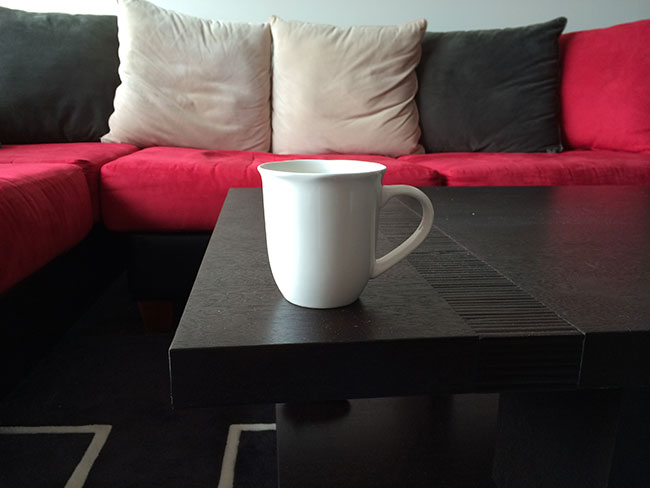
#> input picture OpenCV/4-1_OpenCV Tutorial/data/input image.jpg, 650 x 488 px
$ jupyter execute 'Final Exam.ipynb'   (shell and % lines are left out)
#> lines starting #> are read from the running program, lines starting #| are printed output that depends on the picture; after the words box and inside, x2 and y2 are one past the last pixel; in counts of white or black regions, pixels touching at a corner belong together; long printed decimals are rounded
[cell 1]
#============================================================================
# import packages
import cv2
import numpy as np
import imutils
import matplotlib.pylab as plt

[cell 2]
#============================================================================
# load data
src = cv2.imread('./data/input image.jpg', cv2.IMREAD_GRAYSCALE)
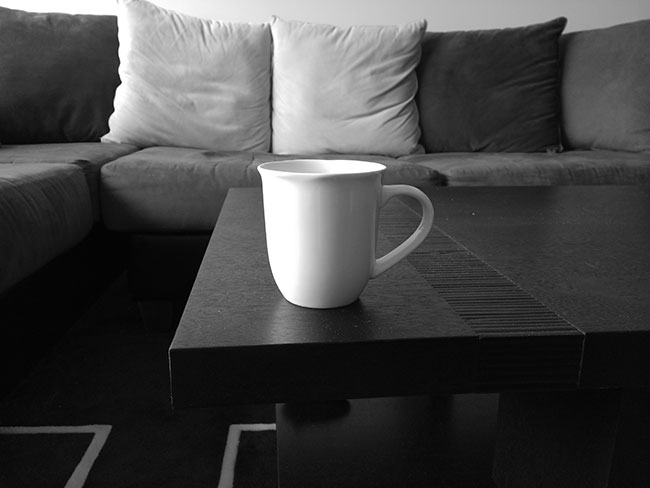
#> src: shape (488, 650); min 0, max 255, mean 69.1
tmp = cv2.imread('./data/template.jpg', cv2.IMREAD_GRAYSCALE)
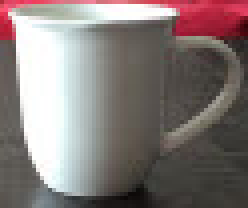
#> input picture OpenCV/4-1_OpenCV Tutorial/data/template.jpg, 62 x 52 px (shown 4 times larger)
#> tmp: shape (52, 62); min 8, max 255, mean 125.2
dst  = cv2.cvtColor(src, cv2.COLOR_GRAY2BGR)  # 출력 표시 영상

#============================================================================

blurred = cv2.GaussianBlur(dst,(3,3), 0.0)
canny = cv2.Canny(blurred, 80 , 250) #30 250
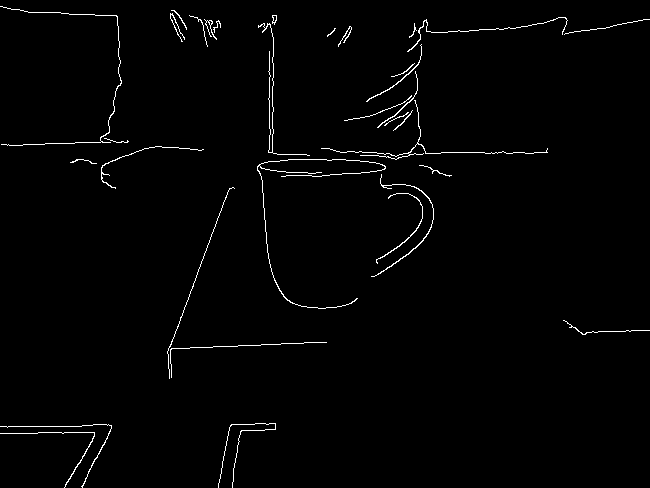
#> canny: shape (488, 650); 1.4% white in thin lines or dots
# canny = imutils.auto_canny(blurred)

#================================================================================

ret, labels, stats, centroids = cv2.connectedComponentsWithStats(canny)
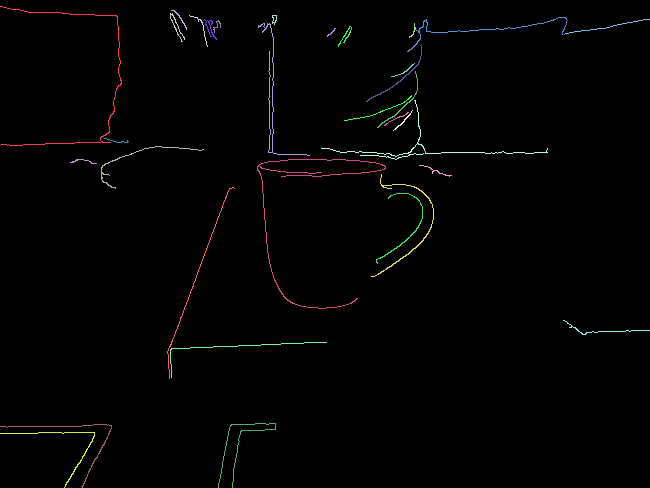
#> labels: shape (488, 650) int32; 34 distinct labels, from 0 to 33; one colour per label, 0 black
#> ret = 34; stats = 34 rows, first 6: [0, 0, 650, 488, 312884], [0, 6, 122, 140, 374], [171, 10, 16, 20, 35], [170, 13, 15, 29, 68], [189, 15, 19, 32, 44], [272, 15, 5, 10, 26]; centroids = 34 pairs, first value 62.14 to 606.5, second value 18.2 to 445.4
print("ret= ", ret)
#| ret=  34

maxX = maxY = 0
maxWidth = maxHeight = 0
size = 0
maxPoint = 0

for i in range(1, ret):
    x, y, width, height, area = stats[i]

    if(area > size):
        maxX = x
        maxY = y
        maxWidth = width
        maxHeight = height
        size = area
        maxPoint = i
#> this loop made 33 passes
#> (x, y, width, height, area, maxX, maxY, maxWidth) on passes 1, 24: (0, 6, 122, 140, 374, 0, 6, 122), (257, 159, 129, 150, 532, 257, 159, 129)
#> (x, y, width, height, area) on passes 2 to 7: (171, 10, 16, 20, 35), (170, 13, 15, 29, 68), (189, 15, 19, 32, 44), (272, 15, 5, 10, 26), (407, 17, 161, 35, 228), (204, 19, 13, 21, 55)
#> after the loop, maxHeight = 150; maxPoint = 24; maxWidth = 129; maxX = 257; maxY = 159; size = 532
    #바운딩 박스를 만들어준다.
   # cv2.rectangle(dst, (x,y), (x+width, y + height), (0,0,255), 2)

print(stats[maxPoint][0] , stats[maxPoint][1], stats[maxPoint][2], stats[maxPoint][3])
#| 257 159 129 150

dst = dst - 1

dst[stats[maxPoint][1] : stats[maxPoint][1] + stats[maxPoint][3],stats[maxPoint][0] : stats[maxPoint][0]+stats[maxPoint][2] ] = 255
maxPoint = maxPoint + 2
#> maxPoint = 26
dst[stats[maxPoint][1] : stats[maxPoint][1] + stats[maxPoint][3],stats[maxPoint][0] : stats[maxPoint][0]+stats[maxPoint][2] ] = 255


# cv2.rectangle(dst, (stats[maxPoint][0],stats[maxPoint][1]), (stats[maxPoint][0]+stats[maxPoint][2],
#                                                              stats[maxPoint][1] + stats[maxPoint][3]), (0,0,255), 2)
# cv2.rectangle(dst, (maxX,maxY), (maxX+maxWidth, maxY + maxHeight), (0,0,255), 2)

# print(tmp.shape[1],tmp.shape[0] ,maxHeight)
# # tmp = cv2.resize(tmp, dsize=(500, maxHeight))
# # dst  = cv2.cvtColor(src, cv2.COLOR_GRAY2BGR)
_, dst = cv2.threshold(dst, 254, 255, cv2.THRESH_BINARY)
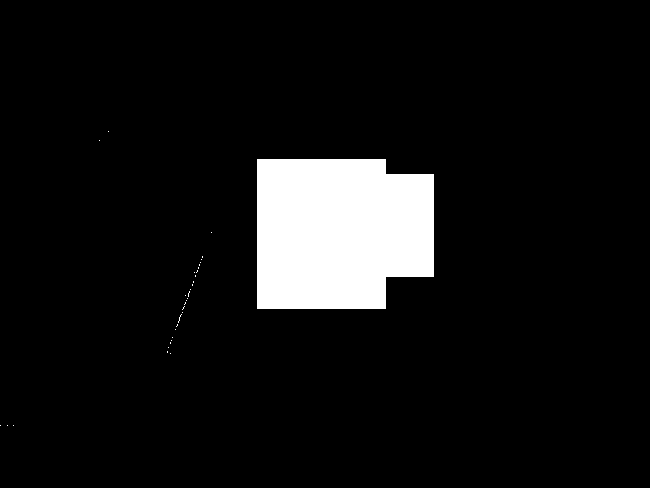
#> dst: shape (488, 650, 3); 7.7% white; 34 white regions (33 under 20 px), largest, box (x1, y1, x2, y2) and area: (257, 159, 434, 309) 24294

kernel = cv2.getStructuringElement(shape=cv2.MORPH_RECT, ksize=(3,3))
dst = cv2.erode(dst,kernel, iterations = 1)
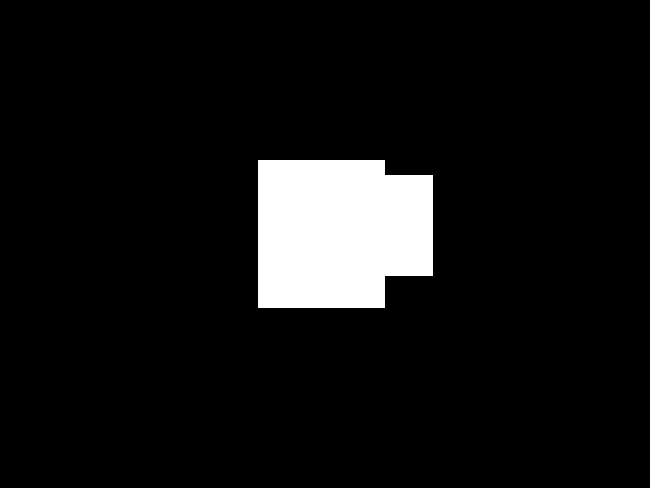
#> dst: shape (488, 650, 3); 7.5% white; 1 white region, box (x1, y1, x2, y2) and area: (258, 160, 433, 308) 23644
dst = cv2.dilate(dst, kernel, iterations = 1)
#> dst: shape (488, 650, 3); 7.7% white; 1 white region, box (x1, y1, x2, y2) and area: (257, 159, 434, 309) 24294

test = cv2.cvtColor(dst, cv2.COLOR_BGR2GRAY)
#> test: shape (488, 650); 7.7% white; 1 white region
#==================================================================================

cnts, _ = cv2.findContours(test, cv2.RETR_EXTERNAL, cv2.CHAIN_APPROX_SIMPLE)
#> cnts = 1 contour; box (x1, y1, x2, y2) and area: (257, 159, 434, 309) 23969
print(cnts)
#| [array([[[257, 159]],
#|        [[257, 308]],
#|        [[385, 308]],
#|        [[385, 277]],
#|        [[386, 276]],
#|        [[433, 276]],
#|        [[433, 174]],
#|        [[386, 174]],
#|        [[385, 173]],
#|        [[385, 159]]], dtype=int32)]

maxX = maxY = 0
maxWidth = maxHeight = 0
size = 0

#loop over the contours
for c in cnts:
    #fit a bounding box to the contour
    (x, y, w, h) = cv2.boundingRect(c)
    if(w*h > size):
        size = w * h
        maxWidth = w
        maxHeight = h
    cv2.rectangle(dst, (x, y), (x + w, y + h), (0,255,0), 2)
#> this loop made 1 pass
#> (x, y, w, h, size, maxWidth, maxHeight) on pass 1: (257, 159, 177, 150, 26550, 177, 150)
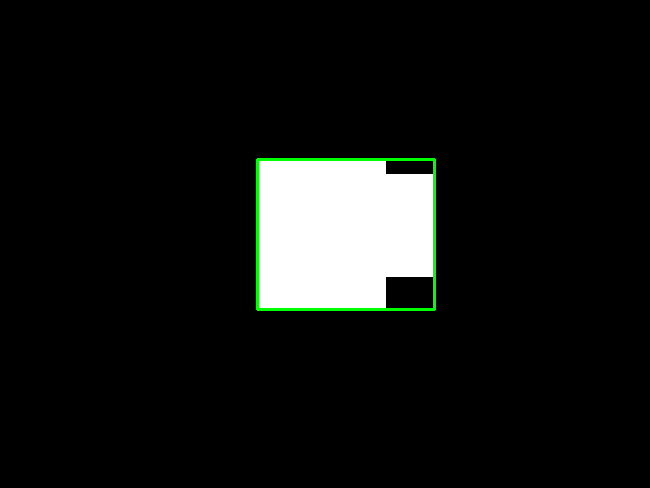
#> dst: shape (488, 650, 3); mean B, G, R 18.9, 20.5, 18.9
#> after the loop, maxHeight = 150; maxWidth = 177; size = 26550

print(size , maxWidth, maxHeight)
#| 26550 177 150

tmp = cv2.resize(tmp, dsize=(maxWidth+5, maxHeight))
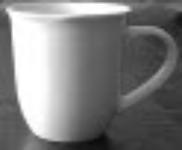
#> tmp: shape (150, 182); min 10, max 255, mean 125

r1 = cv2.matchTemplate(src, tmp, cv2.TM_SQDIFF_NORMED)
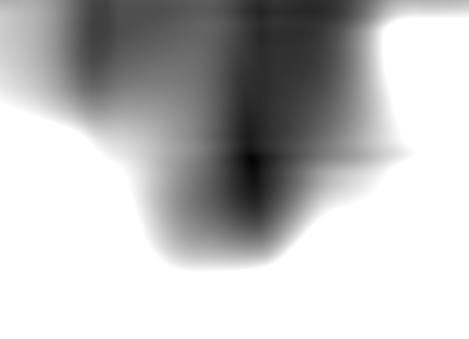
#> r1: shape (339, 469) float32; min 0.0207, max 1, mean 0.744
minVal , _ , minLoc, _ = cv2.minMaxLoc(r1)
#> minVal = 0.0207; minLoc = (251, 159)
print("TM_SQDIFF_NORMED: ", minVal, minLoc)
#| TM_SQDIFF_NORMED:  0.02065 (251, 159)
w, h = tmp.shape[:2]
#> w = 150; h = 182

src = cv2.cvtColor(src, cv2.COLOR_GRAY2BGR)
cv2.rectangle(src, minLoc, (minLoc[0]+h, minLoc[1]+w), (0,0,255), 2)
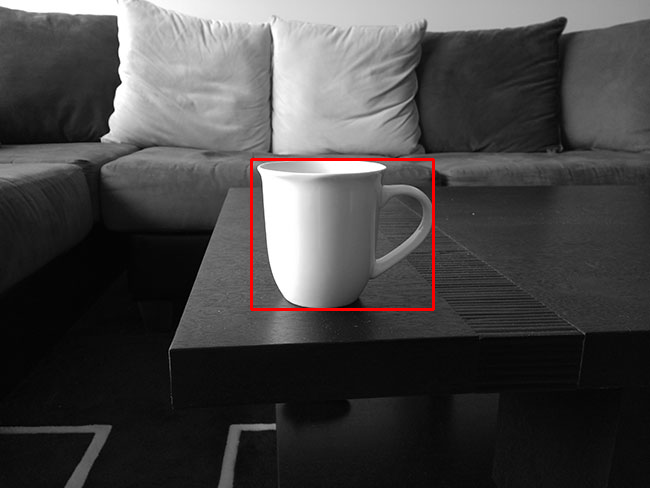
#> src: shape (488, 650, 3); mean B, G, R 68.5, 68.5, 70.1

cv2.imshow("Blurred", blurred)
cv2.imshow("canny", canny)
cv2.imshow("dst", dst)
cv2.imshow("tmp", tmp)
cv2.imshow("src", src)
cv2.waitKey()
cv2.destroyAllWindows()
